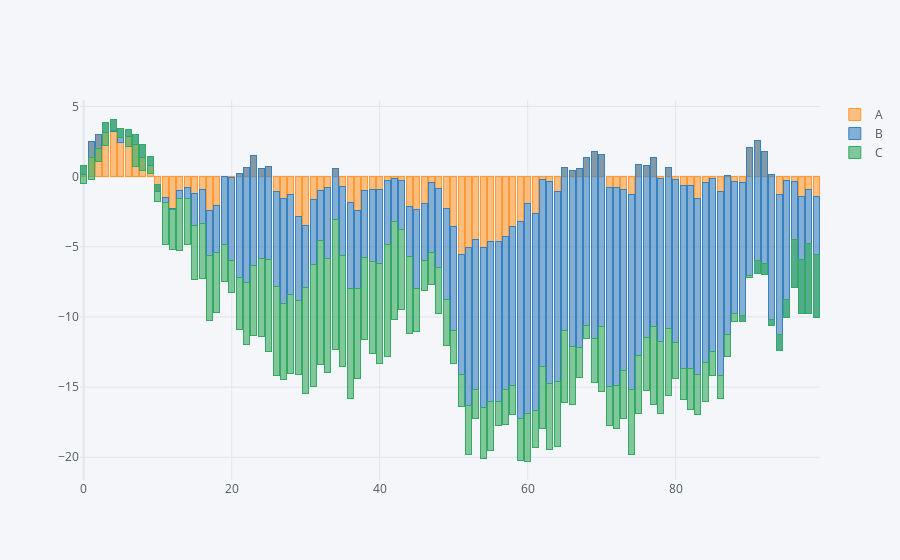

Here is the notebook cell this chart was saved with:
### Code cell
#barmode: tiene tres modos (blue, stack y overlay )
df.iplot(kind='bar',barmode="stack")
